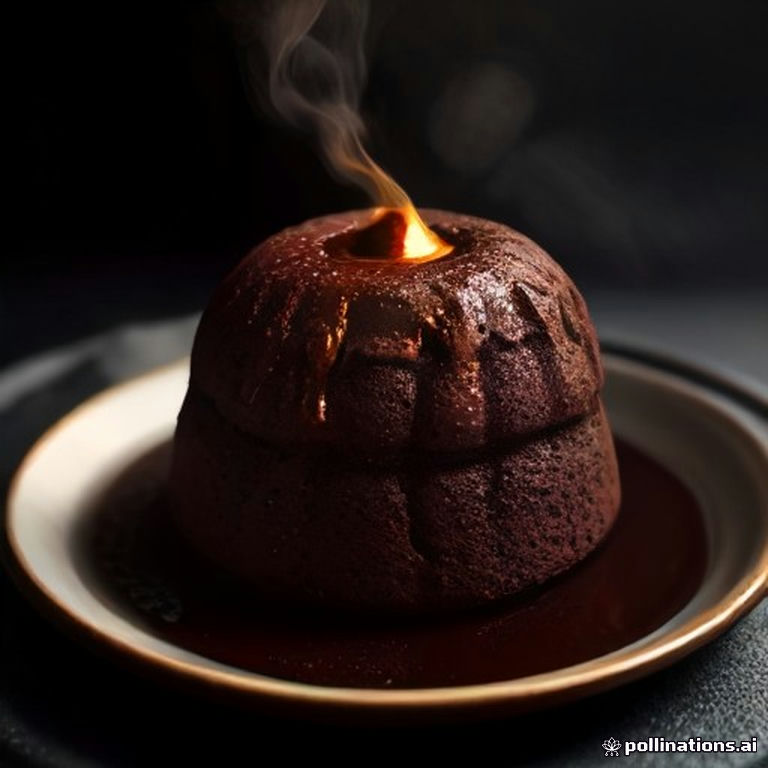
#> input picture assets/hero2.jpg, 768 x 768 px
$ python main.py
#> lines starting #> are read from the running program, lines starting #| are printed output that depends on the picture
#!/usr/bin/env python3
"""Molten Dark Chocolate — One River of 70%.

Entry for make.fun competition the-picture-that-tastes-of-one-20261122-2047:
"The picture that tastes of one ingredient".

A single molten river of 70% dark chocolate: a lava cake cut open mid-flow,
glossy molten centre pooling across black slate under a warm spotlight.

Pipeline (self-contained, no network at run time):
  1. Load the hero photograph committed in assets/hero2.jpg.
  2. Crop the top strip off (watermark-safe zone) and square it to 1024x1024.
  3. Punch up contrast and colour so the molten gloss reads hot.
  4. Blend a whisper of a warm charcoal-slate radial spotlight canvas
     (spotlight from the top-left) under the photo.
  5. Strong vignette to keep the eye on the cake.
  6. Final warm grade, then save entry.png (<= 1 MiB, <= 1024x1024).

Everything drawn here is a photographic grade — no drawn shapes over the
food. The photo does the talking.
"""

import math
import os
from PIL import Image, ImageEnhance, ImageFilter

HERE = os.path.dirname(os.path.abspath(__file__))
HERO = os.path.join(HERE, "assets", "hero2.jpg")
OUT_DIR = os.path.join(HERE, "output")
OUT_PNG = os.path.join(OUT_DIR, "entry.png")
OUT_JPG = os.path.join(OUT_DIR, "entry.jpg")

SIZE = 1024
MAX_BYTES = 1_048_576


def spotlight_canvas(size):
    """Warm charcoal-slate canvas with a radial spotlight from top-left."""
    canvas = Image.new("RGB", (size, size), (26, 23, 20))
    glow = Image.new("RGB", (size, size), (42, 33, 26))
    # Radial mask: bright near the top-left, fading to the bottom-right.
    mask = Image.new("L", (size, size), 0)
    px = mask.load()
    cx, cy = size * 0.30, size * 0.22  # spotlight centre, top-left
    max_d = math.hypot(size, size)
    for y in range(size):
        for x in range(size):
            d = math.hypot(x - cx, y - cy) / max_d
            # smooth falloff: full at centre, ~0 at the far corner
            v = max(0.0, 1.0 - d * 1.35)
            px[x, y] = int(255 * v * v)
    mask = mask.filter(ImageFilter.GaussianBlur(120))
    return Image.composite(glow, canvas, mask)


def vignette(img, strength=0.55):
    """Darken the corners so the eye never leaves the cake."""
    w, h = img.size
    mask = Image.new("L", (w, h), 0)
    px = mask.load()
    cx, cy = w / 2.0, h / 2.0
    max_d = math.hypot(cx, cy)
    for y in range(h):
        for x in range(w):
            d = math.hypot(x - cx, y - cy) / max_d
            v = max(0.0, 1.0 - strength * (d ** 2.2))
            px[x, y] = int(255 * v)
    mask = mask.filter(ImageFilter.GaussianBlur(60))
    black = Image.new("RGB", (w, h), (0, 0, 0))
    return Image.composite(img, black, mask)


def main():
    os.makedirs(OUT_DIR, exist_ok=True)

    photo = Image.open(HERO).convert("RGB")
#> photo is the input picture: PIL image 768x768 RGB; mean R, G, B 41.2, 30.1, 26.7

    # 1. Crop the watermark strip off the top, keep the food.
    w, h = photo.size
#> w = 768; h = 768
    photo = photo.crop((0, 0, min(w, 768), min(h, 700)))
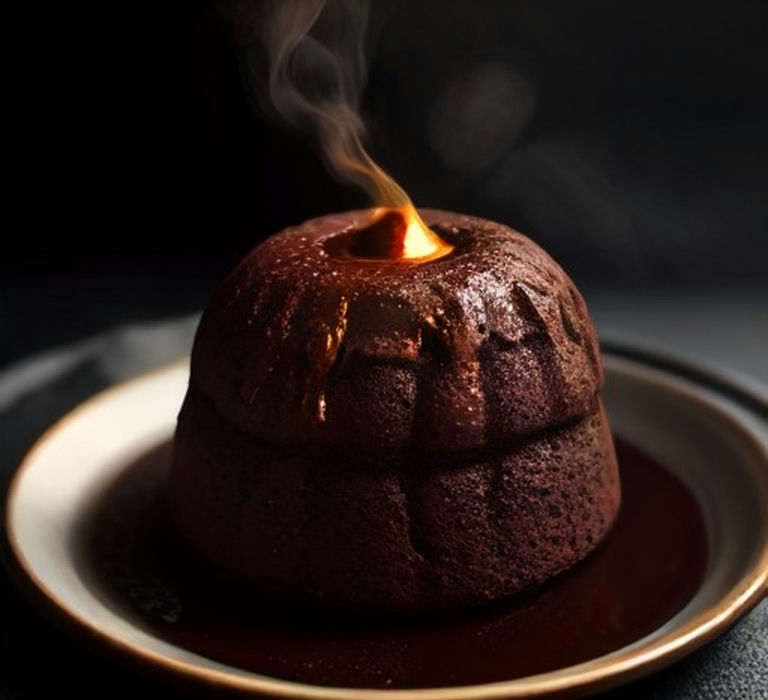
#> photo: PIL image 768x700 RGB; mean R, G, B 43.1, 31.1, 27.3

    # 2. Square it to the gate size.
    photo = photo.resize((SIZE, SIZE), Image.LANCZOS)
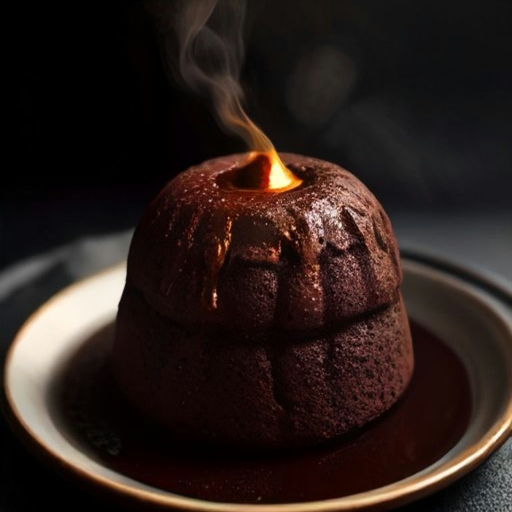
#> photo: PIL image 1024x1024 RGB (shown at 1/2 size); mean R, G, B 43.1, 31.1, 27.3

    # 3. Punch up the molten gloss: contrast, then colour.
    photo = ImageEnhance.Contrast(photo).enhance(1.07)
    photo = ImageEnhance.Color(photo).enhance(1.10)

    # 4. A whisper (10%) of the warm spotlight canvas under the photo.
    canvas = spotlight_canvas(SIZE)
#> in spotlight_canvas, `canvas = Image.new("RGB", (size, size), (26, 23, 20))`:
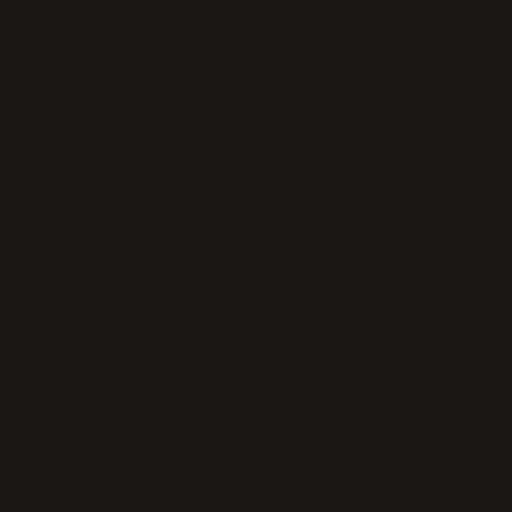
#> canvas: PIL image 1024x1024 RGB (shown at 1/2 size); mean R, G, B 26, 23, 20
#> in spotlight_canvas, `mask = Image.new("L", (size, size), 0)`: mask: PIL image 1024x1024 L; every value is 0
#> in spotlight_canvas, `mask = mask.filter(ImageFilter.GaussianBlur(120))`:
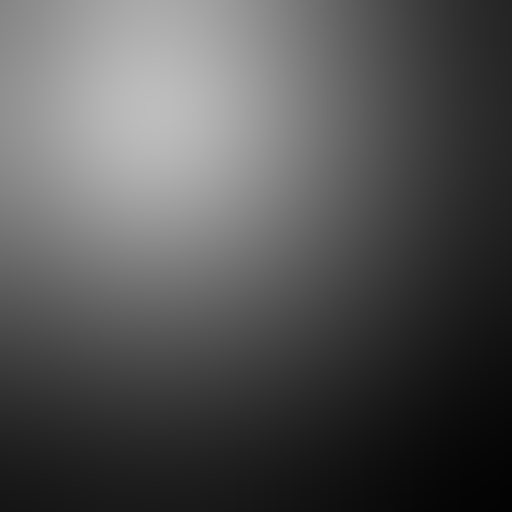
#> mask: PIL image 1024x1024 L (shown at 1/2 size); min 2, max 189, mean 83.8
    photo = Image.blend(photo, canvas, 0.10)

    # 5. Strong vignette.
    photo = vignette(photo, strength=0.55)
#> in vignette, `mask = mask.filter(ImageFilter.GaussianBlur(60))`:
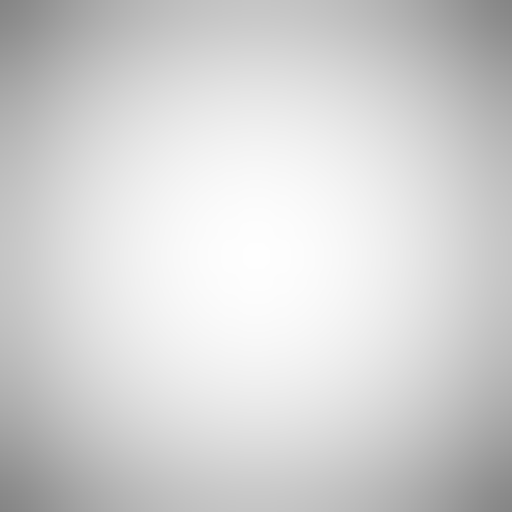
#> mask: PIL image 1024x1024 L (shown at 1/2 size); min 133, max 254, mean 211
#> in vignette, `black = Image.new("RGB", (w, h), (0, 0, 0))`: black: PIL image 1024x1024 RGB; every value is 0
#> in vignette, `return Image.composite(img, black, mask)`:
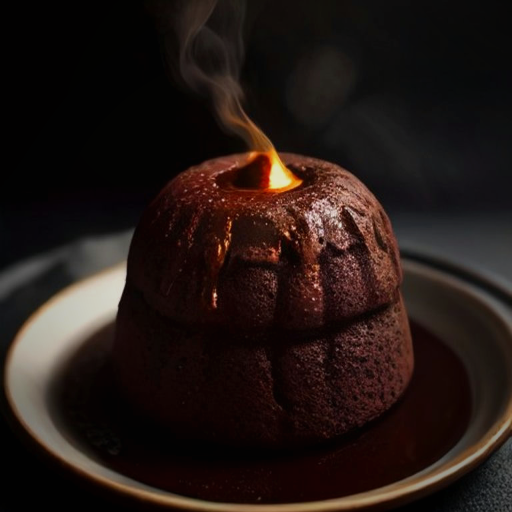
#> returned value: PIL image 1024x1024 RGB (shown at 1/2 size); mean R, G, B 35.7, 24.3, 20.8

    # 6. Final grade: colour, contrast, brightness.
    photo = ImageEnhance.Color(photo).enhance(1.08)
    photo = ImageEnhance.Contrast(photo).enhance(1.05)
    photo = ImageEnhance.Brightness(photo).enhance(1.02)

    # 7. A final warm wash (5%) so the chocolate reads amber-hot.
    warm = Image.new("RGB", (SIZE, SIZE), (255, 178, 92))
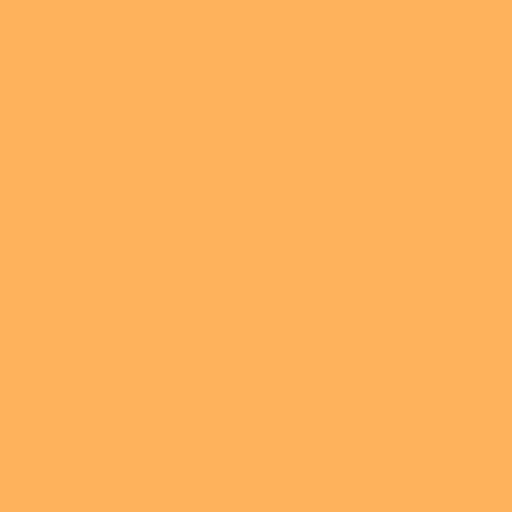
#> warm: PIL image 1024x1024 RGB (shown at 1/2 size); mean R, G, B 255, 178, 92
    photo = Image.blend(photo, warm, 0.05)

    # 8. Save: PNG first; JPEG q90 fallback if the PNG busts the 1 MiB gate.
    photo.save(OUT_PNG, format="PNG", optimize=True)
    if os.path.getsize(OUT_PNG) > MAX_BYTES:
        photo.save(OUT_JPG, format="JPEG", quality=90, optimize=True)
        os.remove(OUT_PNG)
        print(f"saved {OUT_JPG} ({os.path.getsize(OUT_JPG)} bytes)")
    else:
        print(f"saved {OUT_PNG} ({os.path.getsize(OUT_PNG)} bytes)")

    print(f"size: {photo.size}")
#| size: (1024, 1024)


if __name__ == "__main__":
    main()
